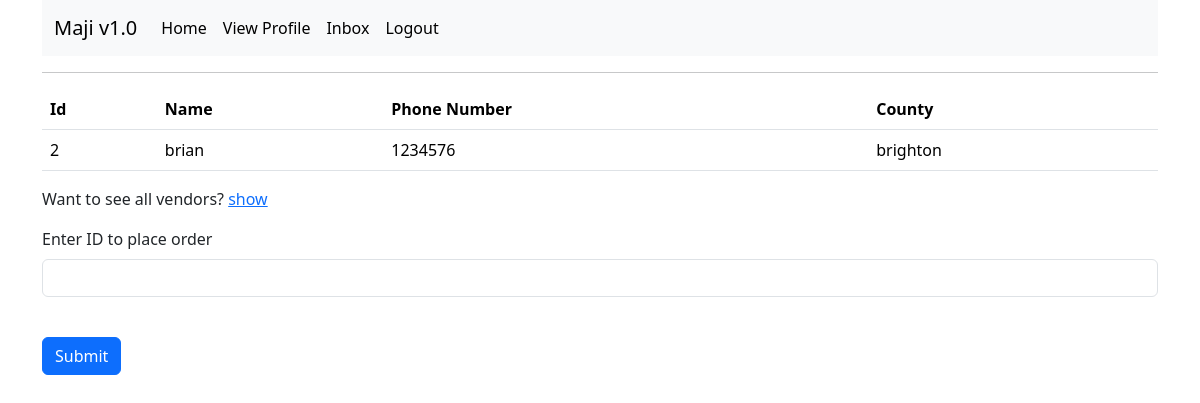
Screenshot of /order/brighton (signed in) with the database file from the repository.
### app/models.py (models this page shows, shortened)
class Users(UserMixin, db.Model):
    id = db.Column(db.Integer, primary_key=True)
    username = db.Column(db.String(50), index=True)
    email = db.Column(db.String(120), index=True, unique=True)
    county = db.Column(db.String(30))
    phone_number = db.Column(db.String(13))
    password_hash = db.Column(db.String(128))
    type = db.Column(db.String(10))
    profile_pic = db.Column(db.String(40), nullable=False, default="default.jpg")
    orderee = db.relationship("Order", foreign_keys='Order.buyer_name', backref='purchaser', lazy="dynamic")
    ordered_to = db.relationship("Order", foreign_keys='Order.seller_id', cascade="all, delete-orphan", backref='seller', lazy="dynamic")
    sender = db.relationship("Message", foreign_keys='Message.sender_id', cascade="all, delete-orphan", backref='sender', lazy='dynamic')
    receiver = db.relationship("Message", foreign_keys='Message.receiver_id', cascade="all, delete-orphan", backref='receiver', lazy='dynamic')

### app/main/routes.py (the view, shortened to what this page needs)
@bp.route('/order/<county>', methods=['GET', 'POST'])
@login_required
def place_order(county):
    if county == 'all':
        sellers = Users.query.filter_by(type="seller").all()
    else:
        sellers = Users.query.filter_by(type="seller").filter_by(county=county).all()
    """if len(sellers) == 0:
        sellers = Users.query.filter_by(type=2).all()"""
    form = PlaceOrderForm()
    return render_template('place_order.html', form=form, sellers=sellers, title="Order")

### app/main/forms.py
class PlaceOrderForm(FlaskForm):
    id = StringField('Enter ID to place order', validators=[DataRequired()])
    submit = SubmitField('Submit')

### app/models.py (called while the page is built)
@login.user_loader
def Load_user(id):
    return Users.query.get(int(id))

### app/templates/place_order.html (shortened to what this page needs)
{% extends 'base.html' %}
{% block content %}
	{% if sellers|length > 0 %}
	<table class="table">
		<tr>
			<th scope="col">Id</th>
			<th scope="col">Name</th>
			<th scope="col">Phone Number</th>
			<th scope="col">County</th>
		</tr>
		{% for seller in sellers %}
		<tr>
			<td scope="row">{{ seller.id }}</td>
			<td>{{ seller.username }}</td>
			<td>{{ seller.phone_number }}</td>
			<td>{{ seller.county }}</td>
		</tr>
		{% endfor %}
	</table>
	{% else %}
		<p><i>There are no vendors in your location</i></p>
	{% endif %}
	<p>Want to see all vendors? <a href="{{ url_for("main.place_order", county="all") }}">show</a></p>
	<form action='' method='post'>
	<p>
		{{ form.id.label(class="form-label") }}<br>
		{{ form.id(class="form-control") }}<br>
	</p>
	<p>{{ form.submit(class="btn btn-primary") }}</p>
	</form>
{% endblock %}

### rows the page displays
Users: id "2", username "brian", phone_number "1234576", county "brighton"
